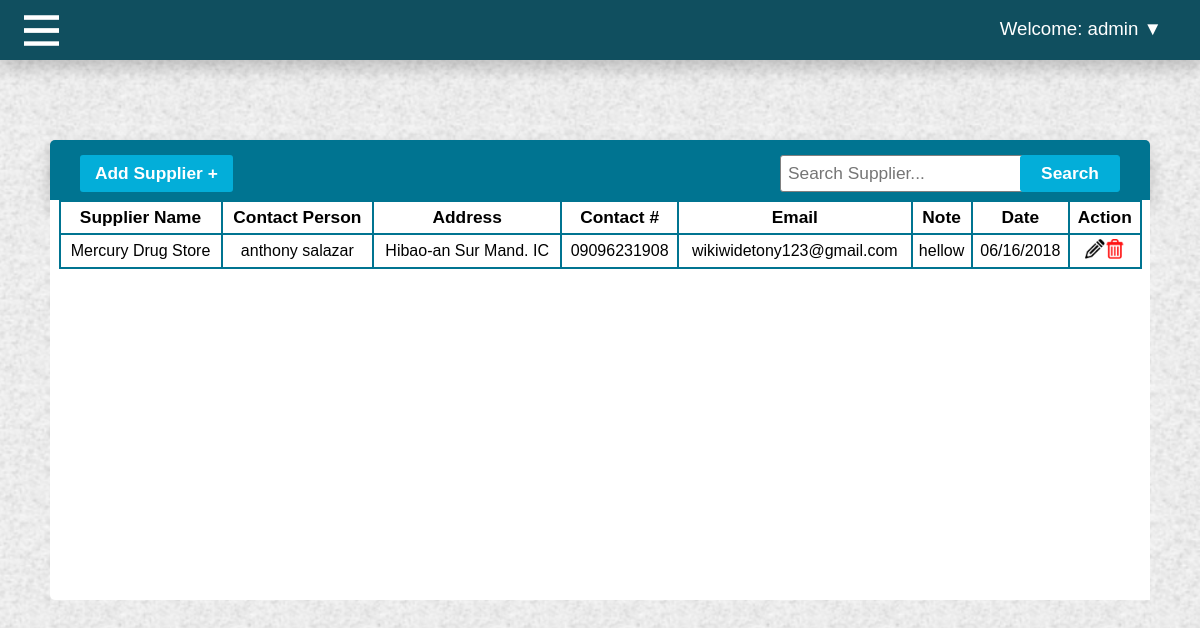
The app's page /admin/admin_supplier.php (signed in) with its own data.
### tables this page shows
CREATE TABLE `suppliers` (
  `id` int(11) NOT NULL,
  `supplier_name` varchar(200) DEFAULT NULL,
  `contact_person` varchar(200) DEFAULT NULL,
  `address` varchar(100) DEFAULT NULL,
  `contact` varchar(100) DEFAULT NULL,
  `email` varchar(100) DEFAULT NULL,
  `note` varchar(200) DEFAULT NULL,
  `date` varchar(100) DEFAULT NULL
);

### admin/admin_supplier.php (the view, shortened to what this page needs)
<div class="admin_header">
<button type="submit" id="myBtn">Add Supplier +</button>
 <div class="search">
    <form method="POST">
      <input type="text" placeholder="Search Supplier..." name="supplier_name">
      <button type="submit" name="search">Search</button>
    </form>
</div>
</div>
<div id="admin_panel">
<div>
  <table>
    <tr>
    <th>Supplier Name</th>
    <th>Contact Person</th>
    <th>Address</th>
    <th>Contact #</th>
    <th>Email</th>
    <th>Note</th>
    <th>Date</th>
    <th>Action</th>
  </tr>
  <?php require'../php/connect.php';
   if(isset($_POST['search'])){
  $supplier_name = $_POST['supplier_name'];
  $message="";
   $sql = "SELECT * FROM suppliers WHERE supplier_name LIKE '%$supplier_name'";
  $result = mysqli_query($connect,$sql);
  }
  else{
  $sql = "SELECT * FROM suppliers";
  $result = mysqli_query($connect,$sql);
  }
    if(mysqli_num_rows($result)){
    while($row = mysqli_fetch_array($result)){
    ?>
  <tr>
    <td><?php echo $row['supplier_name'] ?></td>
    <td><?php echo $row['contact_person'] ?></td>
    <td><?php echo $row['address'] ?></td>
    <td><?php echo $row['contact'] ?></td>
    <td><?php echo $row['email'] ?></td>
    <td><?php echo $row['note'] ?></td>
    <td><?php echo $row['date'] ?></td>
     <td><a href="admin_edit_supplier.php?id=<?php echo $row['id'];?>"><img src="../image/edit.png" title="Edit Info"></a><a href="../php/delete_supplier.php?id=<?php echo $row['id'] ?>" onclick="return confirm('Are you sure you want to delete this admin')"><img src="../image/delete1.png" title="Delete Info"></td></a>
  </tr>
    <?php }}
  ?>
  </table>
</div>
</div>

### css/admin29.css (style rules this page uses)
body { background-image: url("../image/background.jpg"); background-size:1000px; margin: 0; padding: 0; overflow: hidden; cursor: pointer; }
* { padding: 0; margin: 0; }
a { text-decoration: none; color: #00A5CC; }
.search button { font-size: 13pt; padding: 7px; margin-top: 15px; margin-right: 30px; border-bottom-left-radius:3px; border-top-left-radius:3px; border:1px solid #03aed9; outline: none; background-color: #03aed9; color: #fff; font-weight:bold; width: 100px; }
.table_box table, th, td { border: 2px solid #007491; border-collapse: collapse; }
.pos_box .column2 table, th, td { border: 2px solid #007491; border-collapse: collapse; }
#admin_panel { height: 400px; width: 1100px; background-color: #fff; margin: auto; overflow-y: scroll; overflow-x: hidden; border-bottom-left-radius: 5px; box-shadow:0px 8px 16px 0px rgba(0, 0, 0, 0.2) -webkit-animation-name: animatetop; -webkit-animation-duration: 0.8s; animation-name: animatetop; animation-duration: 0.8s; }
#admin_panel table { width: 1083px; margin:auto; }
#admin_panel table, th, td { border: 2px solid #007491; border-collapse: collapse; }
#admin_panel th { background-color: #fff; color: #000; font-weight: bold; font-size: 13pt; text-align: center; font-family:"Arial",sans-serif; padding: 5px; }
#admin_panel td { font-size: 12pt; color: #000; text-align: center; padding: 4px; font-family:"Arial",sans-serif; }
#admin_panel td img { height: 20px; }
.admin_header { height: 60px; width: 1100px; border-top-left-radius: 5px; border-top-right-radius: 5px; background-color: #007491; margin: auto; margin-top: 80px; box-shadow: 0px 8px 16px 0px rgba(0,0,0,0.2); -webkit-animation-name: animatetop; -webkit-animation-duration: 0.8s; animation-name: animatetop; animation-duration: 0.8s; }
.admin_header button { font-size: 13pt; padding: 8px; margin-left: 30px; margin-top: 15px; font-family: Arial,sans-serif; background-color: #03aed9; border: none; color: #fff; font-weight: bold; border-radius: 3px; padding-left: 15px; padding-right: 15px; }
.admin_header .search { float: right; }
.admin_header .search button { font-size: 13pt; padding: 7px; margin-top: 15px; margin-right: 30px; border-bottom-left-radius:3px; border-top-left-radius:3px; border:1px solid #03aed9; outline: none; background-color: #03aed9; color: #fff; font-weight:bold; width: 100px; }
.admin_header .search input { margin-right: -40px; font-size: 13pt; padding: 7px; width: 230px; border:1px solid gray; outline: none; border-bottom-left-radius:3px; border-top-left-radius:3px; }

### records on screen
suppliers: supplier_name "Mercury Drug Store", contact_person "anthony salazar", address "Hibao-an Sur Mand. IC", contact "09096231908", email "wikiwidetony123@gmail.com", note "hellow", date "06/16/2018"

### other values on screen
$username "admin"
